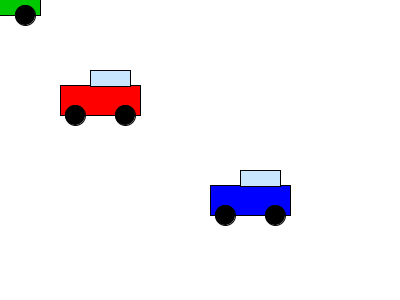
Frame 1 (no input)
Frame 60 (the mouse pressed at the canvas centre just before this capture): identical to frame 1, image omitted
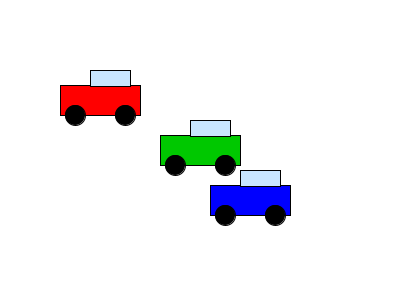
Frame 120 (the mouse held since frame 60 and released just before this capture)

The Processing sketch that drew these frames (run headless with seeded random() and noise(); from frame 60 on, the mouse is pressed at the canvas centre):

// Processing sketch: L10_Funktsii
// ── L10_Funktsii.pde
// Урок 10. Власна функція з параметрами: машинки

void setup() {
  size(400, 300);
}

void draw() {
  background(255);
  drawCar(100, 100, color(255, 0, 0));
  drawCar(250, 200, color(0, 0, 255));
  drawCar(mouseX, mouseY, color(0, 200, 0));
}

// Малює машину з центром у (x, y) кольору c
void drawCar(float x, float y, color c) {
  rectMode(CENTER);
  stroke(0);
  fill(c);
  rect(x, y, 80, 30);              // кузов
  fill(200, 230, 255);
  rect(x + 10, y - 22, 40, 16);    // кабіна
  fill(0);
  ellipse(x - 25, y + 15, 20, 20); // колеса
  ellipse(x + 25, y + 15, 20, 20);
}
